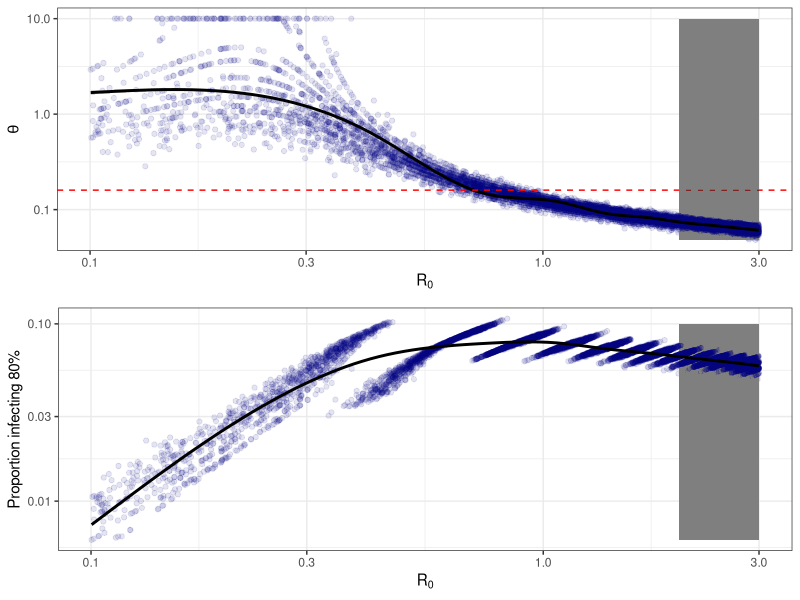

Reproduce this figure in R.
## ---- chunk 1
  knitr::opts_chunk$set(echo = TRUE)

  country.dat <- read.csv("data/WHOSitrepTable2.csv")
  
  require(tidyverse)
  require(gridExtra)

## ---- chunk 2
nreps = 10000

## Generate datasets from known number of cases (total + assumed local transmission in each country)
sim_data <- function(nreps, ntotal.vec, nlocal.vec){
  tmp <- matrix(rep(0, nreps), nrow=1)
  for(i in 1:length(ntotal.vec)){
    tmp <- rbind(tmp, rmultinom(nreps, nlocal.vec[i], rep(1/ntotal.vec[i], ntotal.vec[i])))
  }
  return(tmp[-1,])
}
 
tmp.dat <- sim_data(nreps, country.dat$confirmed, country.dat$cases.outside)

## ---- chunk 3

## Find the optimal theta for each value of R
## and stuff everything in a data frame
to_optim <- function(theta, R0, data) {
  -sum(dnbinom(x=data, size=theta,  mu=R0, log = TRUE))
}

do_optim <- function(R0, data) {
  return(optimize(to_optim,c(0,5000),R0=R0, data=data)$minimum)
}


##Get the proportion to infect some percentage of the population given
##a R0 and theta.
getPropInfected <- Vectorize(function(R0,theta,target.prop=0.80) {
    max.x <- 5000
    tmp <- dnbinom(1:max.x, mu=R0, size=theta) * 1:max.x
    tmp2 <- rev(cumsum(rev(tmp)))/sum(tmp)
    rc<-1-pnbinom(which.min(abs(tmp2-target.prop)), mu=R0, size=theta)
    return(rc)
  
})



## ---- chunk 4

# fitting to simulated data

# theta MLE for each pair of simulated data + randomly drawn R0
Rvec <- runif(nreps, 0.1, 3)

tmp <- vector(length=nreps)
tmp_sars <- vector(length=nreps)
tmp_R2 <- vector(length=nreps)
for(i in 1:nreps){
  tmp[i] <- do_optim(Rvec[i], data = tmp.dat[,i]) #optimal theta for random R
}

dat <- data.frame(Rvec, 
                  theta = tmp, 
                  p80 = getPropInfected(Rvec, tmp))


##%>% filter(theta<10)
p1 <- ggplot(dat%>%mutate(theta=ifelse(theta>10,10, theta)) , aes(x=Rvec, y=theta)) +
        geom_point(col='navy', alpha=0.1) +
        geom_smooth(col='black') +
        scale_x_log10() +
        scale_y_log10() +
        theme_bw() + xlab("R0") +
        geom_hline(yintercept = .16, lty=2, color="red" ) +
        geom_rect(aes(xmin=2,xmax=3, ymin=min(theta), ymax=10),fill="black", alpha=.002) +
        xlab(expression(R[0])) +
        ylab(expression(theta))


p2 <- ggplot(dat, aes(x=Rvec, y=p80)) +
        geom_point(col='navy', alpha=0.1) +
        geom_smooth(col='black') +
        scale_x_log10() +
        scale_y_log10() + theme_bw() + xlab("R0")+
        geom_rect(aes(xmin=2,xmax=3, ymin=min(p80), ymax=.1),fill="black", alpha=.002) +
        ylab("Proportion infecting 80%") +
        xlab(expression(R[0]))

grid.arrange(p1, p2,
             ncol=1)
## ---- chunk 5

inf80_R2to3 <- dat %>% filter(Rvec>=2 & Rvec<=3) 
inf80_Rp5to1 <- dat %>% filter(Rvec>=0.5 & Rvec<=1) 

